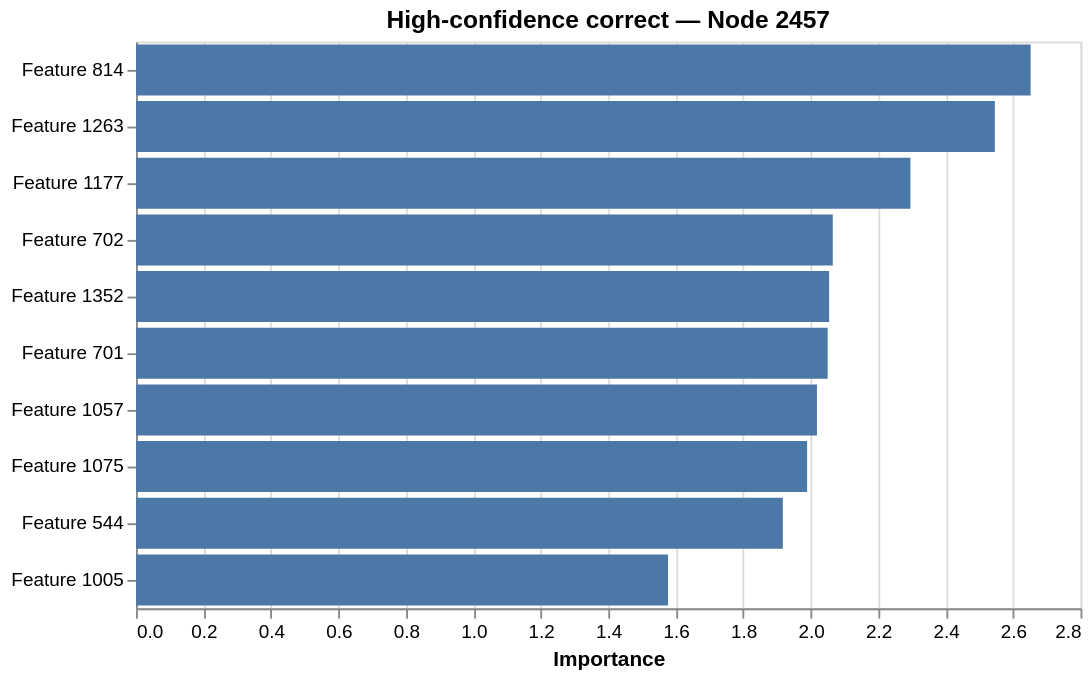
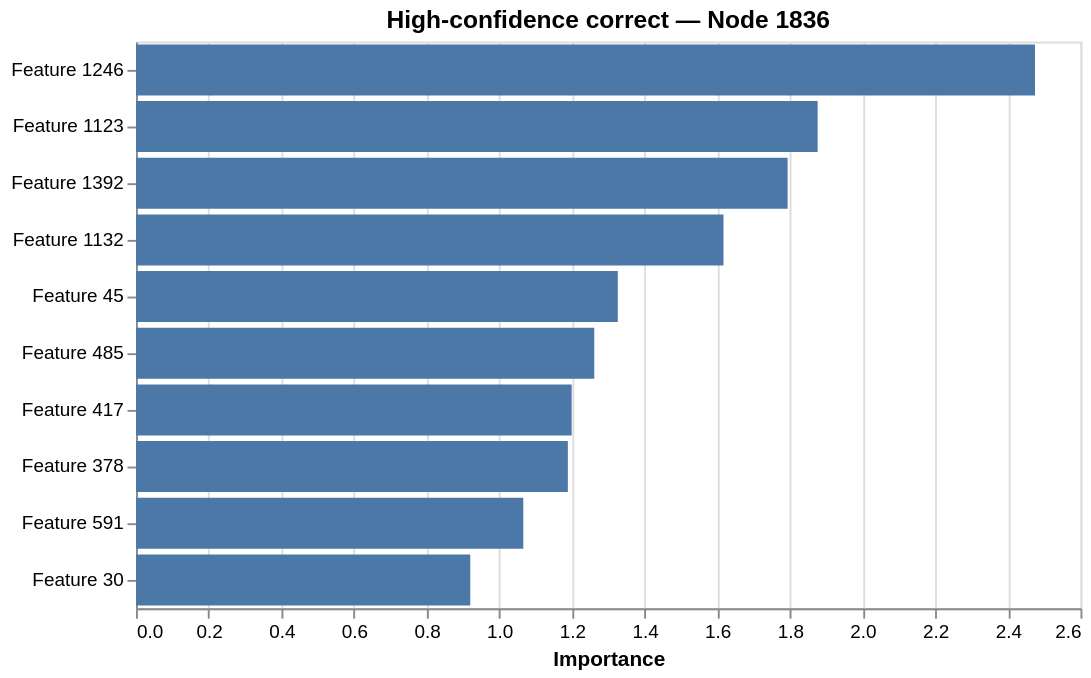
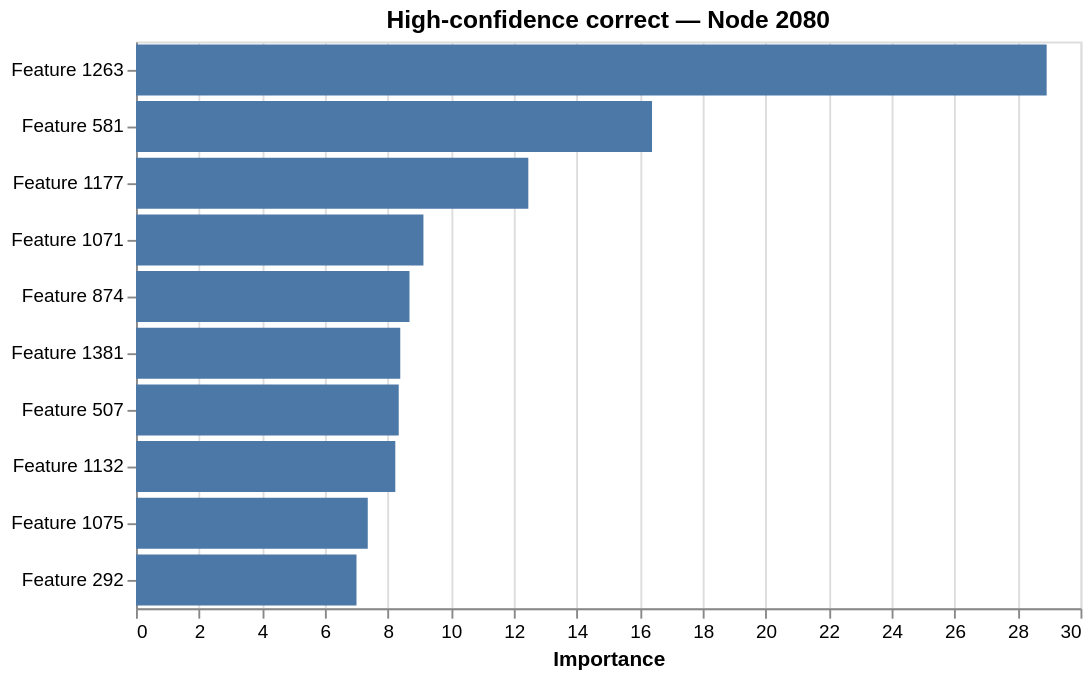
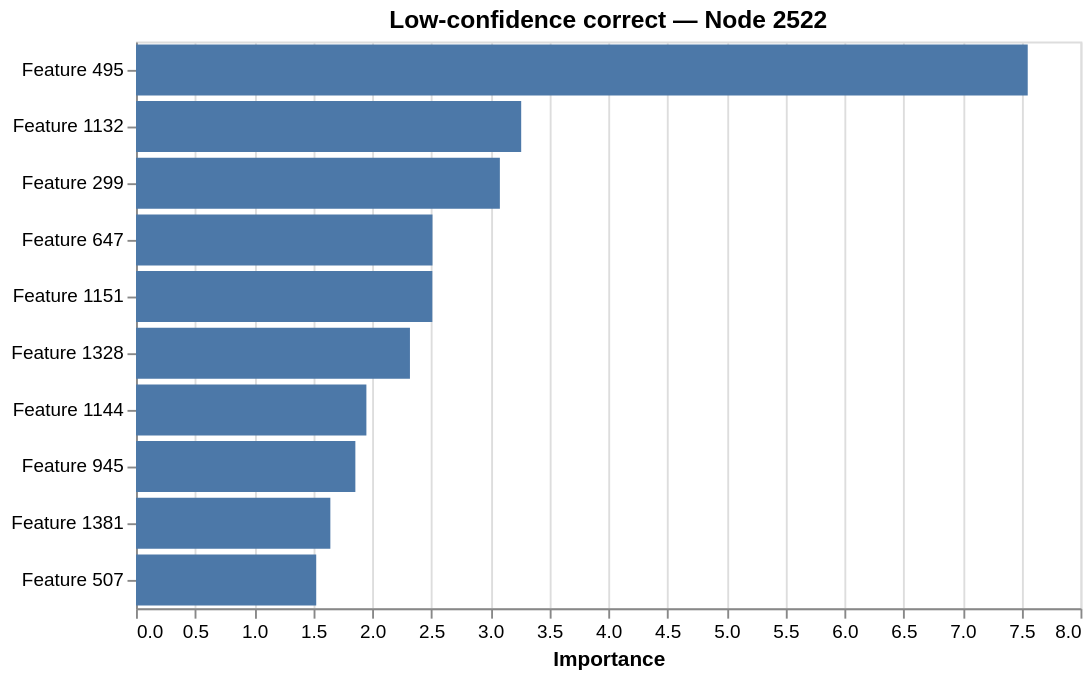

Notebook cell for these charts, in order:
### Code cell
for group_name, group_df in examples.items():

    for _, row in group_df.iterrows():

        node_idx = int(row["node"])
        explanation = explanations[node_idx]
        true = int(row['true_class'])
        pred = int(row['predicted_class'])

        print(
            f"\n{group_name}"
            f"\nNode: {node_idx}"
            f"\nTrue class: {label_dict[true]}"
            f"\nPredicted class: {label_dict[pred]}"
            f"\nConfidence: {row['confidence']:.3f}"
        )

        # Feature importance
        chart = xai.plot_feature_importance(
            explanation,
            top_k=10,
            title=f"{group_name} — Node {node_idx}",
        )

        display(chart)

        # Explanatory subgraph
        explanation.visualize_graph()

### Figure 1 — Vega-Lite specification as saved in the notebook (floating-point values rounded to 4 significant figures)
{"config": {"view": {"continuousWidth": 300, "continuousHeight": 300}}, "data": {"name": "data-e498adb2911a375a271f6f3f86899920"}, "mark": {"type": "bar"}, "encoding": {"tooltip": [{"field": "feature", "type": "nominal"}, {"field": "importance", "format": ".4f", "type": "quantitative"}], "x": {"field": "importance", "title": "Importance", "type": "quantitative"}, "y": {"field": "feature", "sort": "-x", "title": null, "type": "nominal"}}, "height": 300, "title": "High-confidence correct — Node 2457", "width": 500, "$schema": "https://vega.github.io/schema/vega-lite/v6.4.1.json", "datasets": {"data-e498adb2911a375a271f6f3f86899920": [{"feature": "Feature 814", "importance": 2.652}, {"feature": "Feature 1263", "importance": 2.546}, {"feature": "Feature 1177", "importance": 2.296}, {"feature": "Feature 702", "importance": 2.066}, {"feature": "Feature 1352", "importance": 2.055}, {"feature": "Feature 701", "importance": 2.05}, {"feature": "Feature 1057", "importance": 2.019}, {"feature": "Feature 1075", "importance": 1.99}, {"feature": "Feature 544", "importance": 1.918}, {"feature": "Feature 1005", "importance": 1.577}]}}

### Figure 2 — Vega-Lite specification as saved in the notebook (floating-point values rounded to 4 significant figures)
{"config": {"view": {"continuousWidth": 300, "continuousHeight": 300}}, "data": {"name": "data-d72c8d99cac32b2d43ce6be4a17a316c"}, "mark": {"type": "bar"}, "encoding": {"tooltip": [{"field": "feature", "type": "nominal"}, {"field": "importance", "format": ".4f", "type": "quantitative"}], "x": {"field": "importance", "title": "Importance", "type": "quantitative"}, "y": {"field": "feature", "sort": "-x", "title": null, "type": "nominal"}}, "height": 300, "title": "High-confidence correct — Node 1836", "width": 500, "$schema": "https://vega.github.io/schema/vega-lite/v6.4.1.json", "datasets": {"data-d72c8d99cac32b2d43ce6be4a17a316c": [{"feature": "Feature 1246", "importance": 2.475}, {"feature": "Feature 1123", "importance": 1.876}, {"feature": "Feature 1392", "importance": 1.794}, {"feature": "Feature 1132", "importance": 1.617}, {"feature": "Feature 45", "importance": 1.326}, {"feature": "Feature 485", "importance": 1.261}, {"feature": "Feature 417", "importance": 1.199}, {"feature": "Feature 378", "importance": 1.189}, {"feature": "Feature 591", "importance": 1.066}, {"feature": "Feature 30", "importance": 0.9202}]}}

### Figure 3 — Vega-Lite specification as saved in the notebook (floating-point values rounded to 4 significant figures)
{"config": {"view": {"continuousWidth": 300, "continuousHeight": 300}}, "data": {"name": "data-24f2748b57b0d9aaf81c7d7f192c0801"}, "mark": {"type": "bar"}, "encoding": {"tooltip": [{"field": "feature", "type": "nominal"}, {"field": "importance", "format": ".4f", "type": "quantitative"}], "x": {"field": "importance", "title": "Importance", "type": "quantitative"}, "y": {"field": "feature", "sort": "-x", "title": null, "type": "nominal"}}, "height": 300, "title": "High-confidence correct — Node 2080", "width": 500, "$schema": "https://vega.github.io/schema/vega-lite/v6.4.1.json", "datasets": {"data-24f2748b57b0d9aaf81c7d7f192c0801": [{"feature": "Feature 1263", "importance": 28.92}, {"feature": "Feature 581", "importance": 16.39}, {"feature": "Feature 1177", "importance": 12.46}, {"feature": "Feature 1071", "importance": 9.129}, {"feature": "Feature 874", "importance": 8.687}, {"feature": "Feature 1381", "importance": 8.394}, {"feature": "Feature 507", "importance": 8.345}, {"feature": "Feature 1132", "importance": 8.236}, {"feature": "Feature 1075", "importance": 7.361}, {"feature": "Feature 292", "importance": 7.003}]}}

### Figure 4 — Vega-Lite specification as saved in the notebook (floating-point values rounded to 4 significant figures)
{"config": {"view": {"continuousWidth": 300, "continuousHeight": 300}}, "data": {"name": "data-c9eb1db5fa3f7c265cc30b86886fa591"}, "mark": {"type": "bar"}, "encoding": {"tooltip": [{"field": "feature", "type": "nominal"}, {"field": "importance", "format": ".4f", "type": "quantitative"}], "x": {"field": "importance", "title": "Importance", "type": "quantitative"}, "y": {"field": "feature", "sort": "-x", "title": null, "type": "nominal"}}, "height": 300, "title": "Low-confidence correct — Node 2522", "width": 500, "$schema": "https://vega.github.io/schema/vega-lite/v6.4.1.json", "datasets": {"data-c9eb1db5fa3f7c265cc30b86886fa591": [{"feature": "Feature 495", "importance": 7.553}, {"feature": "Feature 1132", "importance": 3.263}, {"feature": "Feature 299", "importance": 3.082}, {"feature": "Feature 647", "importance": 2.511}, {"feature": "Feature 1151", "importance": 2.51}, {"feature": "Feature 1328", "importance": 2.32}, {"feature": "Feature 1144", "importance": 1.951}, {"feature": "Feature 945", "importance": 1.858}, {"feature": "Feature 1381", "importance": 1.646}, {"feature": "Feature 507", "importance": 1.526}]}}
